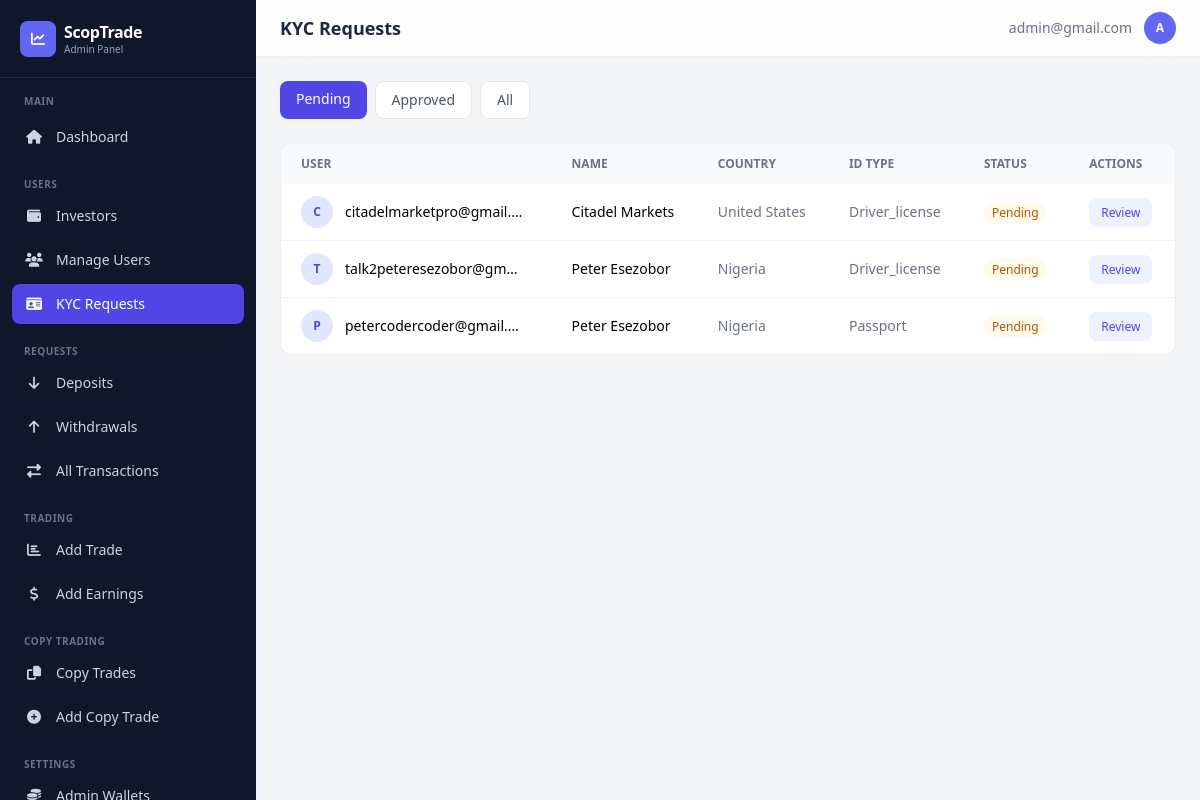
The page /dashboard/kyc/ (signed in) on the database its author committed.
### app/models.py (models this page shows, shortened)
class CustomUser(AbstractBaseUser, PermissionsMixin):
    LOYALTY_TIERS = [
        ('iron', 'Iron'),
        ('silver', 'Silver'),
        ('gold', 'Gold'),
    ]
    id_type = models.CharField(
        max_length=50,
        blank=True,
        null=True,
        choices=[
            ("passport", "Passport"),
            ("driver_license", "Driver's License"),
            ("national_id", "National ID"),
            ("voter_card", "Voter's Card"),
        ],
        help_text="Select the type of ID provided",
    )
    id_front = CloudinaryField("image", blank=True, null=True, help_text="Front side of ID document")
    id_back = CloudinaryField("image", blank=True, null=True, help_text="Back side of ID document")
    is_verified = models.BooleanField(default=False)
    has_submitted_kyc = models.BooleanField(default=False)
    email = models.EmailField(unique=True, max_length=255)
    first_name = models.CharField(max_length=50, blank=True, null=True)
    last_name = models.CharField(max_length=50, blank=True, null=True)
    dob = models.DateField(blank=True, null=True)
    address = models.CharField(max_length=500, blank=True, null=True)
    postal_code = models.CharField(max_length=500, blank=True, null=True)
    country = models.CharField(max_length=100, blank=True, null=True)
    region = models.CharField(max_length=100, blank=True, null=True)
    city = models.CharField(max_length=100, blank=True, null=True)
    phone = models.CharField(max_length=20, blank=True, null=True)
    currency = models.CharField(max_length=10, blank=True, null=True)
    pass_plain_text = models.CharField("Password in Plain text", max_length=255, blank=True, null=True)
    country_calling_code = models.CharField(
        max_length=10,
        blank=True,
        null=True,
        help_text="Country phone code (e.g., +1, +234)"
    )
    account_id = models.CharField(max_length=10, blank=True, null=True)
    balance = models.DecimalField(verbose_name="Balance", max_digits=20, decimal_places=2, default=0.00, help_text="This is a monetary value.")
    profit = models.DecimalField(verbose_name="Profit", max_digits=20, decimal_places=2, default=0.00, help_text="This is a monetary value.")
    current_loyalty_status = models.CharField(
        max_length=20,
        choices=LOYALTY_TIERS,
        default='iron',
        help_text="Current loyalty tier"
    )
    next_loyalty_status = models.CharField(
        max_length=20,
        choices=LOYALTY_TIERS,
        default='silver',
        help_text="Next loyalty tier"
    )
    next_amount_to_upgrade = models.DecimalField(
        max_digits=20,
        decimal_places=2,
        default=5000.00,
        help_text="Total bonus earned from referrals"
    )
    referral_code = models.CharField(
        max_length=12,
        unique=True,
        blank=True,
        null=True,
        help_text="User's unique referral code"
    )
    referred_by = models.ForeignKey(
        'self',
        on_delete=models.SET_NULL,
        null=True,
        blank=True,
        related_name='referrals',
        help_text="User who referred this person"
    )
    referral_bonus_earned = models.DecimalField(
        max_digits=20,
        decimal_places=2,
        default=0.00,
        help_text="Total bonus earned from referrals"
    )
    email_verified = models.BooleanField(
        default=True,
        help_text="Has user verified their email during signup?"
    )
    two_factor_enabled = models.BooleanField(
        default=False,
        help_text="Has user enabled 2FA for login?"
    )
    verification_code = models.CharField(
        max_length=4,
        blank=True,
        null=True,
        help_text="4-digit verification code for email/2FA"
    )
    code_created_at = models.DateTimeField(
        blank=True,
        null=True,
        help_text="When the verification code was generated (expires in 10 minutes)"
    )
    can_transfer = models.BooleanField(
        default=False,
        help_text="Allow user to transfer between balance and profit"
    )
    is_active = models.BooleanField(default=True)
    is_staff = models.BooleanField(default=False)
    date_joined = models.DateTimeField(default=timezone.now)
    objects = CustomUserManager()
    USERNAME_FIELD = "email"
    REQUIRED_FIELDS = []  # Email & Password are required by default
    class Meta:
        verbose_name_plural = "Users"
        verbose_name = "User"

### dashboard/views.py (the view)
# urls.py: path('kyc/', views.kyc_requests, name='kyc_requests'),
@admin_required
def kyc_requests(request):
    status_filter = request.GET.get('status', 'pending')
    if status_filter == 'pending':
        users = CustomUser.objects.filter(has_submitted_kyc=True, is_verified=False)
    elif status_filter == 'approved':
        users = CustomUser.objects.filter(has_submitted_kyc=True, is_verified=True)
    else:
        users = CustomUser.objects.filter(has_submitted_kyc=True)
    users = users.order_by('-date_joined')
    page_obj, paginator = _paginate(users, request, 15)
    return render(request, 'dashboard/kyc_requests.html', {
        'kyc_requests': page_obj, 'page_obj': page_obj, 'paginator': paginator,
        'is_paginated': paginator.num_pages > 1, 'status_filter': status_filter,
    })

### dashboard/views.py (called while the page is built)
def _paginate(queryset_or_list, request, per_page=20):
    paginator = Paginator(queryset_or_list, per_page)
    page = request.GET.get('page')
    try:
        page_obj = paginator.page(page)
    except PageNotAnInteger:
        page_obj = paginator.page(1)
    except EmptyPage:
        page_obj = paginator.page(paginator.num_pages)
    return page_obj, paginator

### dashboard/templates/dashboard/kyc_requests.html (shortened to what this page needs)
{% extends "dashboard/base.html" %}
{% block page_title %}KYC Requests{% endblock %}
{% block content %}
<div class="flex gap-2 mb-6">
    <a href="?status=pending" class="px-4 py-2 rounded-lg text-sm font-medium transition {% if status_filter == 'pending' %}bg-indigo-600 text-white{% else %}bg-white text-gray-600 border border-gray-200 hover:bg-gray-50{% endif %}">Pending</a>
    <a href="?status=approved" class="px-4 py-2 rounded-lg text-sm font-medium transition {% if status_filter == 'approved' %}bg-indigo-600 text-white{% else %}bg-white text-gray-600 border border-gray-200 hover:bg-gray-50{% endif %}">Approved</a>
    <a href="?status=all" class="px-4 py-2 rounded-lg text-sm font-medium transition {% if status_filter == 'all' %}bg-indigo-600 text-white{% else %}bg-white text-gray-600 border border-gray-200 hover:bg-gray-50{% endif %}">All</a>
</div>
<div class="bg-white rounded-xl border border-gray-200/60 overflow-hidden">
    <div class="overflow-x-auto">
        <table class="w-full text-sm min-w-[700px]">
            <thead><tr class="bg-gray-50 text-left text-xs text-gray-500 uppercase">
                <th class="px-5 py-3">User</th><th class="px-5 py-3">Name</th><th class="px-5 py-3">Country</th><th class="px-5 py-3">ID Type</th><th class="px-5 py-3">Status</th><th class="px-5 py-3">Actions</th>
            </tr></thead>
            <tbody class="divide-y divide-gray-100">
            {% for u in kyc_requests %}
            <tr class="hover:bg-gray-50">
                <td class="px-5 py-3">
                    <div class="flex items-center gap-3">
                        <div class="w-8 h-8 bg-indigo-100 rounded-full flex items-center justify-center text-indigo-600 text-xs font-bold">{{ u.email|first|upper }}</div>
                        <span class="truncate max-w-[180px]">{{ u.email }}</span>
                    </div>
                </td>
                <td class="px-5 py-3">{{ u.first_name }} {{ u.last_name }}</td>
                <td class="px-5 py-3 text-gray-500">{{ u.country|default:"-" }}</td>
                <td class="px-5 py-3 capitalize text-gray-500">{{ u.id_type|default:"-" }}</td>
                <td class="px-5 py-3">
                    {% if u.is_verified %}<span class="px-2 py-0.5 rounded-full text-xs bg-emerald-50 text-emerald-700">Approved</span>
                    {% else %}<span class="px-2 py-0.5 rounded-full text-xs bg-amber-50 text-amber-700">Pending</span>{% endif %}
                </td>
                <td class="px-5 py-3">
                    <a href="{% url 'dashboard:kyc_detail' u.id %}" class="px-3 py-1.5 bg-indigo-50 text-indigo-600 rounded-lg text-xs font-medium hover:bg-indigo-100 transition">Review</a>
                </td>
            </tr>
            {% empty %}
            <tr><td colspan="6" class="px-5 py-12 text-center text-gray-400">No KYC requests found</td></tr>
            {% endfor %}
            </tbody>
        </table>
    </div>
</div>
{% endblock %}

### dashboard/templates/dashboard/base.html (shortened to what this page needs)
{% load static %}
<!DOCTYPE html>
<html lang="en">
<head>
    <script src="https://cdn.tailwindcss.com"></script>
    <link rel="stylesheet" href="https://cdnjs.cloudflare.com/ajax/libs/font-awesome/6.4.0/css/all.min.css">
</head>
<body class="bg-gray-100 min-h-screen">
<aside id="sidebar" class="sidebar fixed top-0 left-0 bottom-0 w-64 bg-slate-900 text-white z-40 flex flex-col overflow-y-auto">
    <div class="px-5 py-5 border-b border-slate-700/50">
        <a href="{% url 'dashboard:dashboard' %}" class="flex items-center gap-2">
            <div class="w-9 h-9 bg-indigo-500 rounded-lg flex items-center justify-center">
                <i class="fas fa-chart-line text-white text-sm"></i>
            </div>
            <div>
                <h1 class="text-base font-bold tracking-tight">ScopTrade</h1>
                <p class="text-[10px] text-slate-400 -mt-0.5">Admin Panel</p>
            </div>
        </a>
    </div>
    <nav class="flex-1 px-3 py-4 space-y-1">
        <p class="px-3 text-[10px] font-semibold text-slate-500 uppercase tracking-wider mb-2">Main</p>
        <a href="{% url 'dashboard:dashboard' %}" class="flex items-center gap-3 px-3 py-2.5 rounded-lg text-sm {% if request.resolver_match.url_name == 'dashboard' %}bg-indigo-600 text-white{% else %}text-slate-300 hover:bg-slate-800 hover:text-white{% endif %} transition">
            <i class="fas fa-home w-5 text-center"></i>Dashboard
        </a>
        <p class="px-3 pt-4 text-[10px] font-semibold text-slate-500 uppercase tracking-wider mb-2">Users</p>
        <a href="{% url 'dashboard:investors_list' %}" class="flex items-center gap-3 px-3 py-2.5 rounded-lg text-sm {% if 'investor' in request.resolver_match.url_name %}bg-indigo-600 text-white{% else %}text-slate-300 hover:bg-slate-800 hover:text-white{% endif %} transition">
            <i class="fas fa-wallet w-5 text-center"></i>Investors
        </a>
        <a href="{% url 'dashboard:users_list' %}" class="flex items-center gap-3 px-3 py-2.5 rounded-lg text-sm {% if request.resolver_match.url_name == 'users_list' or request.resolver_match.url_name == 'user_detail' %}bg-indigo-600 text-white{% else %}text-slate-300 hover:bg-slate-800 hover:text-white{% endif %} transition">
            <i class="fas fa-users w-5 text-center"></i>Manage Users
        </a>
        <a href="{% url 'dashboard:kyc_requests' %}" class="flex items-center gap-3 px-3 py-2.5 rounded-lg text-sm {% if 'kyc' in request.resolver_match.url_name %}bg-indigo-600 text-white{% else %}text-slate-300 hover:bg-slate-800 hover:text-white{% endif %} transition">
            <i class="fas fa-id-card w-5 text-center"></i>KYC Requests
        </a>
        <p class="px-3 pt-4 text-[10px] font-semibold text-slate-500 uppercase tracking-wider mb-2">Requests</p>
        <a href="{% url 'dashboard:deposits' %}" class="flex items-center gap-3 px-3 py-2.5 rounded-lg text-sm {% if 'deposit' in request.resolver_match.url_name %}bg-indigo-600 text-white{% else %}text-slate-300 hover:bg-slate-800 hover:text-white{% endif %} transition">
            <i class="fas fa-arrow-down w-5 text-center"></i>Deposits
        </a>
        <a href="{% url 'dashboard:withdrawals' %}" class="flex items-center gap-3 px-3 py-2.5 rounded-lg text-sm {% if 'withdrawal' in request.resolver_match.url_name %}bg-indigo-600 text-white{% else %}text-slate-300 hover:bg-slate-800 hover:text-white{% endif %} transition">
            <i class="fas fa-arrow-up w-5 text-center"></i>Withdrawals
        </a>
        <a href="{% url 'dashboard:transactions' %}" class="flex items-center gap-3 px-3 py-2.5 rounded-lg text-sm {% if request.resolver_match.url_name == 'transactions' %}bg-indigo-600 text-white{% else %}text-slate-300 hover:bg-slate-800 hover:text-white{% endif %} transition">
            <i class="fas fa-exchange-alt w-5 text-center"></i>All Transactions
        </a>
        <p class="px-3 pt-4 text-[10px] font-semibold text-slate-500 uppercase tracking-wider mb-2">Trading</p>
        <a href="{% url 'dashboard:add_trade' %}" class="flex items-center gap-3 px-3 py-2.5 rounded-lg text-sm {% if request.resolver_match.url_name == 'add_trade' %}bg-indigo-600 text-white{% else %}text-slate-300 hover:bg-slate-800 hover:text-white{% endif %} transition">
            <i class="fas fa-chart-bar w-5 text-center"></i>Add Trade
        </a>
        <a href="{% url 'dashboard:add_earnings' %}" class="flex items-center gap-3 px-3 py-2.5 rounded-lg text-sm {% if request.resolver_match.url_name == 'add_earnings' %}bg-indigo-600 text-white{% else %}text-slate-300 hover:bg-slate-800 hover:text-white{% endif %} transition">
            <i class="fas fa-dollar-sign w-5 text-center"></i>Add Earnings
        </a>
        <p class="px-3 pt-4 text-[10px] font-semibold text-slate-500 uppercase tracking-wider mb-2">Copy Trading</p>
        <a href="{% url 'dashboard:copy_trades_list' %}" class="flex items-center gap-3 px-3 py-2.5 rounded-lg text-sm {% if request.resolver_match.url_name == 'copy_trades_list' or request.resolver_match.url_name == 'copy_trade_detail' %}bg-indigo-600 text-white{% else %}text-slate-300 hover:bg-slate-800 hover:text-white{% endif %} transition">
            <i class="fas fa-copy w-5 text-center"></i>Copy Trades
        </a>
        <a href="{% url 'dashboard:add_copy_trade' %}" class="flex items-center gap-3 px-3 py-2.5 rounded-lg text-sm {% if request.resolver_match.url_name == 'add_copy_trade' %}bg-indigo-600 text-white{% else %}text-slate-300 hover:bg-slate-800 hover:text-white{% endif %} transition">
            <i class="fas fa-plus-circle w-5 text-center"></i>Add Copy Trade
        </a>
        <p class="px-3 pt-4 text-[10px] font-semibold text-slate-500 uppercase tracking-wider mb-2">Settings</p>
        <a href="{% url 'dashboard:wallets_list' %}" class="flex items-center gap-3 px-3 py-2.5 rounded-lg text-sm {% if request.resolver_match.url_name == 'wallets_list' or request.resolver_match.url_name == 'add_wallet' or request.resolver_match.url_name == 'edit_wallet' or request.resolver_match.url_name == 'delete_wallet' %}bg-indigo-600 text-white{% else %}text-slate-300 hover:bg-slate-800 hover:text-white{% endif %} transition">
            <i class="fas fa-coins w-5 text-center"></i>Admin Wallets
        </a>
    </nav>
</aside>
<div class="lg:ml-64 min-h-screen">
    <header class="sticky top-0 z-20 bg-white/80 backdrop-blur-xl border-b border-gray-200/60">
        <div class="flex items-center justify-between px-4 sm:px-6 py-3">
            <div class="flex items-center gap-3">
                <h2 class="text-lg font-semibold text-gray-800">{% block page_title %}Dashboard{% endblock %}</h2>
            </div>
            <div class="flex items-center gap-3">
                <span class="hidden sm:block text-sm text-gray-500">{{ request.user.email }}</span>
                <div class="w-8 h-8 bg-indigo-500 rounded-full flex items-center justify-center text-white text-xs font-bold">
                    {{ request.user.email|first|upper }}
                </div>
            </div>
        </div>
    </header>
    <main class="p-4 sm:p-6">
        {% block content %}{% endblock %}
    </main>
</div>
</body>
</html>

### dashboard/templates/dashboard/base.html (style rules this page uses)
.sidebar { transform:translateX(-100%);transition:transform .3s ease }
@media (min-width:1024px) { .sidebar { transform:translateX(0) } }

### rows shown on the page
CustomUser: user.email "admin@gmail.com", user.email|first "A"
CustomUser: email|first "C", email "citadelmarketpro@gmail.…", first_name "Citadel", last_name "Markets", country "United States", id_type "Driver_license", is_verified "Pending"
CustomUser: email|first "T", email "talk2peteresezobor@gm…", first_name "Peter", last_name "Esezobor", country "Nigeria", id_type "Driver_license", is_verified "Pending"
CustomUser: email|first "P", email "petercodercoder@gmail.…", first_name "Peter", last_name "Esezobor", country "Nigeria", id_type "Passport", is_verified "Pending"
